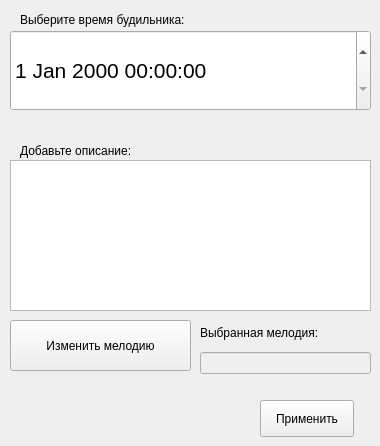
  <widget class="QWidget" name="centralwidget">
   <widget class="QDateTimeEdit" name="alarm_time">
    <property name="geometry">
     <rect>
      <x>10</x>
      <y>30</y>
      <width>361</width>
      <height>81</height>
     </rect>
    </property>
    <property name="font">
     <font>
      <pointsize>16</pointsize>
     </font>
    </property>
   </widget>
   <widget class="QTextEdit" name="descriptions">
    <property name="geometry">
     <rect>
      <x>10</x>
      <y>160</y>
      <width>361</width>
      <height>151</height>
     </rect>
    </property>
   </widget>
   <widget class="QLabel" name="label">
    <property name="geometry">
     <rect>
      <x>20</x>
      <y>140</y>
      <width>191</width>
      <height>21</height>
     </rect>
    </property>
    <property name="font">
     <font>
      <pointsize>9</pointsize>
     </font>
    </property>
    <property name="text">
     <string>Добавьте описание:</string>
    </property>
   </widget>
   <widget class="QWidget" name="verticalLayoutWidget_2">
    <property name="geometry">
     <rect>
      <x>200</x>
      <y>320</y>
      <width>171</width>
      <height>54</height>
     </rect>
    </property>
    <layout class="QVBoxLayout" name="verticalLayout_2">
     <item>
      <widget class="QLabel" name="label_2">
       <property name="text">
        <string>Выбранная мелодия:</string>
       </property>
      </widget>
     </item>
     <item>
      <widget class="QLineEdit" name="melody_name_line">
       <property name="enabled">
        <bool>false</bool>
       </property>
      </widget>
     </item>
    </layout>
   </widget>
   <widget class="QPushButton" name="change_melody_button">
    <property name="geometry">
     <rect>
      <x>10</x>
      <y>320</y>
      <width>181</width>
      <height>51</height>
     </rect>
    </property>
    <property name="text">
     <string>Изменить мелодию</string>
    </property>
   </widget>
   <widget class="QPushButton" name="apply_button">
    <property name="geometry">
     <rect>
      <x>260</x>
      <y>400</y>
      <width>94</width>
      <height>37</height>
     </rect>
    </property>
    <property name="text">
     <string>Применить</string>
    </property>
   </widget>
   <widget class="QLabel" name="label_3">
    <property name="geometry">
     <rect>
      <x>20</x>
      <y>10</y>
      <width>211</width>
      <height>20</height>
     </rect>
    </property>
    <property name="text">
     <string>Выберите время будильника:</string>
    </property>
   </widget>
  </widget>
